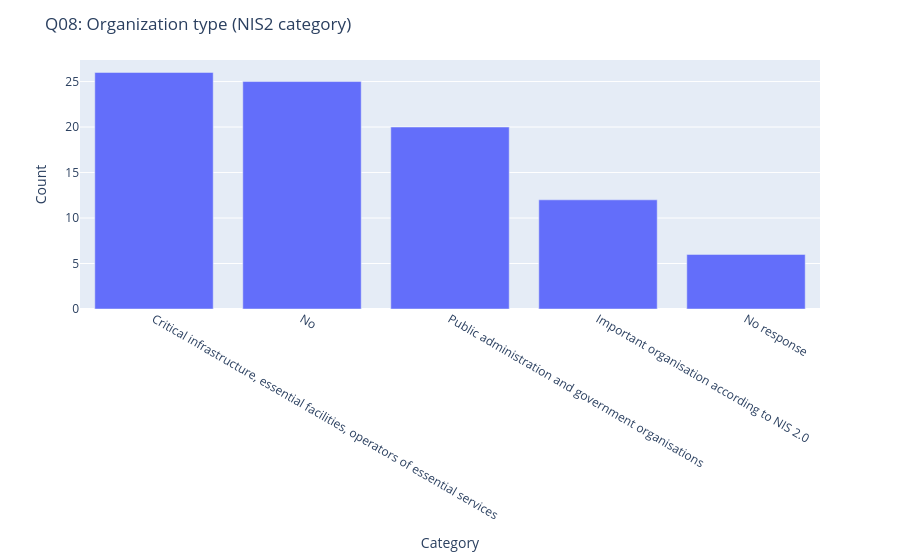

Notebook cell for this chart:
### Markdown cell above
### Q08 [S18] - Organization type (NIS2 classification)
>  **Survey question (S18):** "Does your organization fall into any of the following categories?"
>  *"Fällt ihre Organisation in einen der folgenden Bereiche?"*
>
> **Options:** Critical infrastructure / essential entities . Important entities . Public administration . None of the above
>
> **Paper use:** Primary grouping variable for all cross-tabs. Distinguishes "essential" (NIS2 Art. 3 critical sectors) from "important" entities.

### Code cell
fig_q08, df_q08 = get_bar('Q08', db=False)
fig_q08.update_layout(title="Q08: Organization type (NIS2 category)", xaxis_title="Category", yaxis_title="Count")
fig_q08.show()
print(df_q08[['unique_values','counts','norm']].to_string(index=False))

### Figure 1 — Plotly figure (JSON) as saved in the notebook; plotly's stock layout.template omitted (floating-point values rounded to 4 significant figures)
{"data": [{"hovertemplate": "unique_values=%{x}<br>counts=%{y}<extra></extra>", "legendgroup": "", "marker": {"color": "#636efa", "pattern": {"shape": ""}}, "name": "", "orientation": "v", "showlegend": false, "textposition": "auto", "type": "bar", "x": ["Critical infrastructure, essential facilities, operators of essential services", "No", "Public administration and government organisations", "Important organisation according to NIS 2.0", "No response"], "xaxis": "x", "y": [26, 25, 20, 12, 6], "yaxis": "y"}], "layout": {"barmode": "relative", "legend": {"tracegroupgap": 0}, "margin": {"t": 60}, "title": {"text": "Q08: Organization type (NIS2 category)"}, "xaxis": {"anchor": "y", "categoryorder": "total descending", "domain": [0.0, 1.0], "title": {"text": "Category"}}, "yaxis": {"anchor": "x", "domain": [0.0, 1.0], "title": {"text": "Count"}}}}
